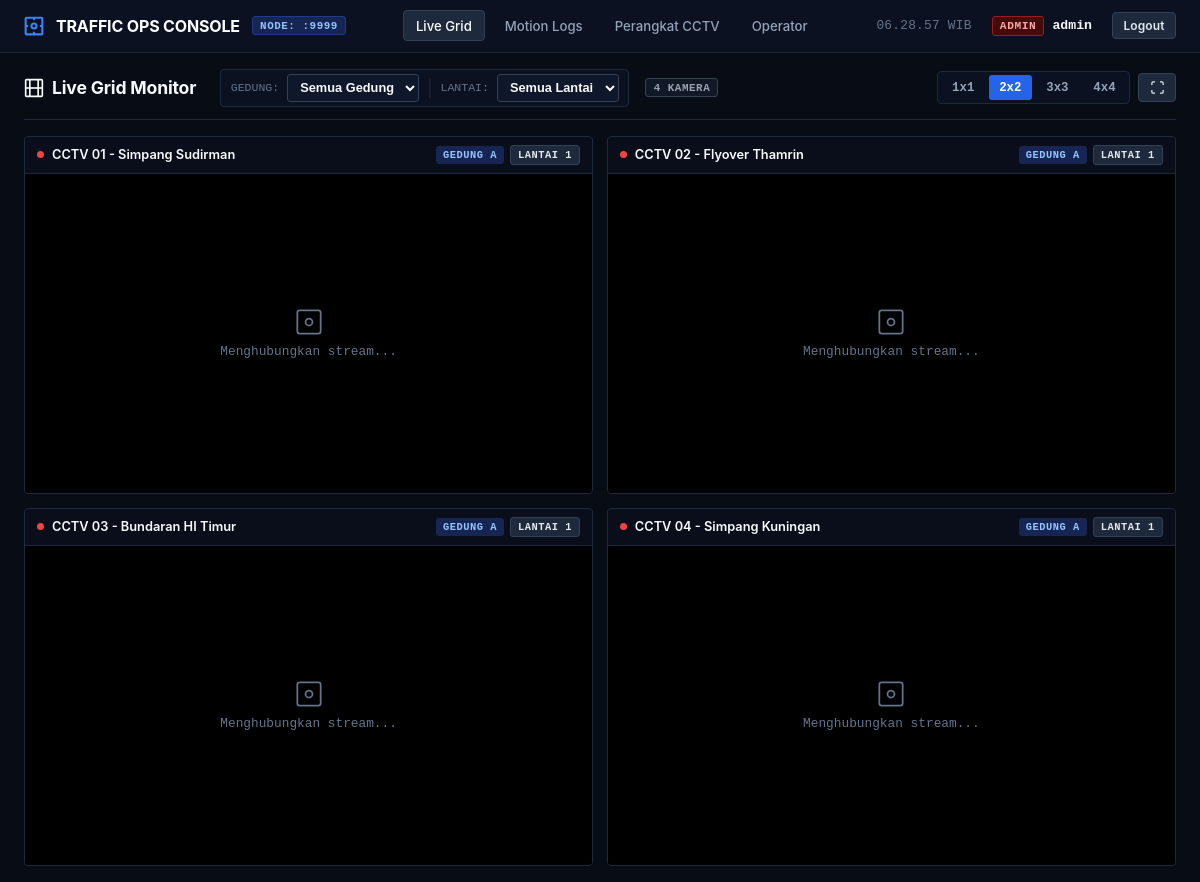
The app's page /dashboard (signed in) with its own data.
### tables this page shows
CREATE TABLE IF NOT EXISTS `cameras` (
    `id` INT AUTO_INCREMENT PRIMARY KEY,
    `name` VARCHAR(100) NOT NULL,
    `location` VARCHAR(255) NULL,
    `group_name` VARCHAR(100) NULL DEFAULT 'Gedung A',
    `floor_subgroup` VARCHAR(100) NULL DEFAULT 'Lantai 1',
    `ip_address` VARCHAR(45) NOT NULL,
    `port` INT NOT NULL DEFAULT 554,
    `rtsp_path` VARCHAR(255) NOT NULL DEFAULT '/live/ch0',
    `username` VARCHAR(100) NULL,
    `encrypted_password` TEXT NULL,
    `iv_vector` VARCHAR(64) NULL,
    `status` ENUM('online', 'offline', 'error') NOT NULL DEFAULT 'offline',
    `motion_enabled` TINYINT(1) NOT NULL DEFAULT 1,
    `motion_sensitivity` ENUM('low', 'medium', 'high') NOT NULL DEFAULT 'medium',
    `last_seen_at` DATETIME NULL,
    `created_at` DATETIME NOT NULL DEFAULT CURRENT_TIMESTAMP,
    `updated_at` DATETIME NOT NULL DEFAULT CURRENT_TIMESTAMP ON UPDATE CURRENT_TIMESTAMP,
    INDEX `idx_cameras_status` (`status`),
    INDEX `idx_cameras_motion` (`motion_enabled`),
    INDEX `idx_cameras_group_floor` (`group_name`, `floor_subgroup`)
);

### config/security.php (called while the page is built, shortened)
<?php
function e(string $string): string {
    return htmlspecialchars($string, ENT_QUOTES, 'UTF-8');
}

### models/Camera.php (called while the page is built, shortened)
<?php
require_once __DIR__ . '/../config/security.php';
require_once __DIR__ . '/../config/redis.php';
class Camera {
    public static function all(): array {
        $cacheKey = 'cctv:cameras:all';
        $db = Database::getConnection();
        $stmt = $db->query('
            SELECT id, name, location, group_name, floor_subgroup, ip_address, port, rtsp_path, username, status, motion_enabled, motion_sensitivity, last_seen_at
            FROM cameras
            ORDER BY group_name ASC, floor_subgroup ASC, id ASC
        ');
        $cameras = $stmt->fetchAll();
        return $cameras;
    }
}

### config/redis.php (called while the page is built, shortened)
<?php
class RedisCache {
    private static ?Redis $client = null;
    private static bool $checked = false;
    private static function init(): ?Redis {
        if (self::$checked) {
            return self::$client;
        }
        self::$checked = true;
        if (!class_exists('Redis')) {
            return null;
        }
        return self::$client;
    }
    public static function set(string $key, mixed $value, int $ttl = 60): bool {
        $client = self::init();
        if (!$client) return false;
    }
}

### views/dashboard/index.php (the view, shortened to what this page needs)
<?php
$activePage = 'dashboard';
require __DIR__ . '/../layouts/header.php';
?>
<div class="toolbar" style="align-items: center; justify-content: space-between; gap: 1rem; flex-wrap: wrap;">
    <div style="display: flex; align-items: center; gap: 1rem; flex-wrap: wrap;">
        <div class="toolbar-title" style="margin-right: 0.5rem;">
            <svg width="20" height="20" viewBox="0 0 24 24" fill="none" stroke="currentColor" stroke-width="2">
                <rect x="2" y="2" width="20" height="20" rx="1"></rect>
                <line x1="7" y1="2" x2="7" y2="22"></line>
                <line x1="17" y1="2" x2="17" y2="22"></line>
                <line x1="2" y1="12" x2="22" y2="12"></line>
            </svg>
            <span>Live Grid Monitor</span>
        </div>
        <div style="display: flex; align-items: center; gap: 0.5rem; background: #0b1120; padding: 0.25rem 0.6rem; border: 1px solid var(--border-color); border-radius: 4px;">
            <label for="selGroup" style="font-size: 0.72rem; color: var(--text-muted); font-family: ui-monospace, monospace; text-transform: uppercase;">Gedung:</label>
            <select id="selGroup" class="form-select" style="padding: 0.2rem 0.5rem; font-size: 0.8rem; height: 28px; width: auto; background-color: #0f172a; border: 1px solid #334155; color: #f8fafc; font-weight: 600; border-radius: 3px;">
                <option value="ALL" style="background:#0f172a;color:#f8fafc;">Semua Gedung</option>
            </select>
            <span style="color: var(--border-color);">|</span>
            <label for="selFloor" style="font-size: 0.72rem; color: var(--text-muted); font-family: ui-monospace, monospace; text-transform: uppercase;">Lantai:</label>
            <select id="selFloor" class="form-select" style="padding: 0.2rem 0.5rem; font-size: 0.8rem; height: 28px; width: auto; background-color: #0f172a; border: 1px solid #334155; color: #f8fafc; font-weight: 600; border-radius: 3px;">
                <option value="ALL" style="background:#0f172a;color:#f8fafc;">Semua Lantai</option>
            </select>
        </div>
        <span id="filterCountBadge" class="brand-badge" style="background: #111827; border-color: #374151; color: #9ca3af;">
            <?= count($cameras) ?> Kamera
        </span>
    </div>
    <div style="display: flex; gap: 0.5rem; align-items: center;">
        <div class="grid-buttons">
            <button class="btn-grid" data-grid="grid-1" title="1x1 Grid">1x1</button>
            <button class="btn-grid active" data-grid="grid-4" title="2x2 Grid">2x2</button>
            <button class="btn-grid" data-grid="grid-9" title="3x3 Grid">3x3</button>
            <button class="btn-grid" data-grid="grid-16" title="4x4 Grid">4x4</button>
        </div>
        <button id="btnFullscreenAll" class="btn btn-secondary" style="padding: 0.35rem 0.65rem;" title="Layar Penuh Seluruh Grid">
            <svg width="15" height="15" viewBox="0 0 24 24" fill="none" stroke="currentColor" stroke-width="2">
                <path d="M8 3H5a2 2 0 0 0-2 2v3m18 0V5a2 2 0 0 0-2-2h-3m0 18h3a2 2 0 0 0 2-2v-3M3 16v3a2 2 0 0 0 2 2h3"></path>
            </svg>
        </button>
    </div>
</div>
<?php if (empty($cameras)): ?>
    <div class="card" style="text-align: center; padding: 4rem 1rem;">
        <p style="color: var(--text-secondary); margin-bottom: 1rem;">Belum ada kamera CCTV yang terdaftar.</p>
        <?php if ($currentUser['role'] === 'admin'): ?>
            <a href="<?= APP_URL ?>/admin/cameras" class="btn btn-primary">Tambah Kamera Sekarang</a>
        <?php endif; ?>
    </div>
<?php else: ?>
    <div id="cctvGrid" class="cctv-grid grid-4">
        <?php foreach ($cameras as $cam): ?>
            <div class="cctv-card"
                 id="card-<?= (int)$cam['id'] ?>"
                 data-camera-id="<?= (int)$cam['id'] ?>"
                 data-group="<?= e($cam['group_name'] ?? 'Gedung A') ?>"
                 data-floor="<?= e($cam['floor_subgroup'] ?? 'Lantai 1') ?>">
                <div class="cctv-header">
                    <div class="cctv-info">
                        <span class="status-dot status-<?= e($cam['status']) ?>"></span>
                        <span><?= e($cam['name']) ?></span>
                    </div>
                    <div style="display: flex; gap: 0.35rem; align-items: center;">
                        <span class="role-pill" style="background:#172554;color:#93c5fd;font-size:0.65rem;"><?= e($cam['group_name'] ?? 'Gedung A') ?></span>
                        <span class="role-pill" style="background:#1e293b;border:1px solid #334155;color:#e2e8f0;font-size:0.65rem;"><?= e($cam['floor_subgroup'] ?? 'Lantai 1') ?></span>
                    </div>
                </div>
                <div class="cctv-viewport" id="viewport-<?= (int)$cam['id'] ?>">
                    <div class="cctv-placeholder" id="placeholder-<?= (int)$cam['id'] ?>">
                        <svg width="28" height="28" viewBox="0 0 24 24" fill="none" stroke="currentColor" stroke-width="1.5">
                            <rect x="2" y="2" width="20" height="20" rx="2"></rect>
                            <circle cx="12" cy="12" r="3"></circle>
                        </svg>
                        <span>Menghubungkan stream...</span>
                    </div>
                </div>
            </div>
        <?php endforeach; ?>
    </div>
<?php endif; ?>
<?php require __DIR__ . '/../layouts/footer.php'; ?>

### index.php (shortened to what this page needs)
<?php
require_once __DIR__ . '/config/security.php';
require_once __DIR__ . '/controllers/InternalApiController.php';
$requestUri = parse_url($_SERVER['REQUEST_URI'] ?? '/', PHP_URL_PATH) ?? '/';
$scriptDir = str_replace('\\', '/', dirname($_SERVER['SCRIPT_NAME'] ?? ''));
if ($scriptDir !== '/' && $scriptDir !== '.' && $scriptDir !== '' && str_starts_with($requestUri, $scriptDir)) {
    $path = substr($requestUri, strlen($scriptDir));
} else {
    $path = $requestUri;
}
$path = '/' . trim($path, '/');
if ($path === '/dashboard') {
    $currentUser = requireAuth();
    $cameras = Camera::all();
    require __DIR__ . '/views/dashboard/index.php';
    exit;
}
exit;

### views/layouts/header.php (shortened to what this page needs)
<?php
$currentUser = $_SESSION['user_id'] ?? null ? [
    'id'       => (int)$_SESSION['user_id'],
    'username' => $_SESSION['username'],
    'role'     => $_SESSION['role']
] : null;
$activePage = $activePage ?? 'dashboard';
?>
<!DOCTYPE html>
<html lang="id">
<head>
    <link rel="stylesheet" href="<?= APP_URL ?>/assets/css/style.css">
</head>
<body>
<?php if ($currentUser): ?>
<header class="navbar">
    <div class="nav-brand">
        <span>TRAFFIC OPS CONSOLE</span>
        <span class="brand-badge">NODE: :9999</span>
    </div>
    <nav class="nav-menu">
        <a href="<?= APP_URL ?>/dashboard" class="nav-link <?= $activePage === 'dashboard' ? 'active' : '' ?>">Live Grid</a>
        <a href="<?= APP_URL ?>/motion-events" class="nav-link <?= $activePage === 'motion-events' ? 'active' : '' ?>">
            Motion Logs
        </a>
        <?php if ($currentUser['role'] === 'admin'): ?>
            <a href="<?= APP_URL ?>/admin/cameras" class="nav-link <?= $activePage === 'cameras' ? 'active' : '' ?>">Perangkat CCTV</a>
            <a href="<?= APP_URL ?>/admin/users" class="nav-link <?= $activePage === 'users' ? 'active' : '' ?>">Operator</a>
        <?php endif; ?>
    </nav>
    <div class="nav-actions">
        <span class="clock-display" id="topNavClock">--:--:-- WIB</span>
        <div class="user-badge">
            <span class="role-pill role-<?= e($currentUser['role']) ?>"><?= e($currentUser['role']) ?></span>
            <span style="font-weight: 600; font-family: ui-monospace, monospace;"><?= e($currentUser['username']) ?></span>
        </div>
        <a href="<?= APP_URL ?>/logout" class="btn btn-secondary" style="padding: 0.3rem 0.65rem; font-size: 0.75rem;">Logout</a>
    </div>
</header>
<?php endif; ?>
<main class="container">

### views/layouts/footer.php (shortened to what this page needs)
</main>
</body>
</html>

### records on screen
cameras: name "CCTV 01 - Simpang Sudirman", group_name "GEDUNG A", floor_subgroup "LANTAI 1"
cameras: name "CCTV 02 - Flyover Thamrin", group_name "GEDUNG A", floor_subgroup "LANTAI 1"
cameras: name "CCTV 03 - Bundaran HI Timur", group_name "GEDUNG A", floor_subgroup "LANTAI 1"
cameras: name "CCTV 04 - Simpang Kuningan", group_name "GEDUNG A", floor_subgroup "LANTAI 1"

### other values on screen
$currentUser['role'] "ADMIN"
$currentUser['username'] "admin"
count($cameras) "4"
